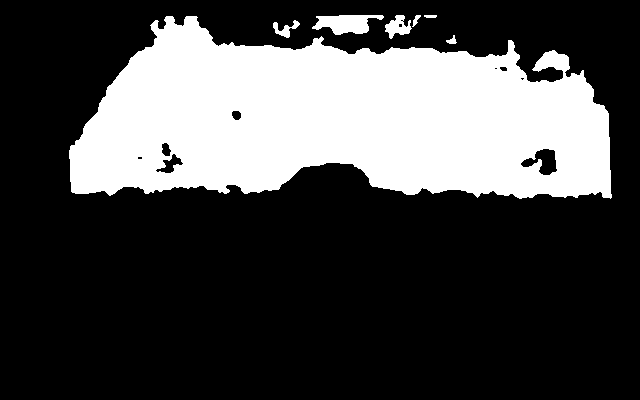
#> input picture STAS/paprika_blue_upright/depth_images/depth_0001.png, 640 x 400 px; its folder holds only this picture in this run
$ python A2_rgbd_to_pointcloud.py   (older library calls are emulated)
#> lines starting #> are read from the running program, lines starting #| are printed output that depends on the picture
#> (reads STAS/config/camera_intrinsics.json from the repository)
#> (reads STAS/config/depth_rois.json from the repository)
"""
Simple prototype:
- reads depth arrays (.npy) from folder
- uses per-image ROI from config/depth_rois.json
- converts depth to point cloud
- saves one PCD per depth array
- prints timing overview
"""

import glob
import json
import os
import time

import cv2
import numpy as np
import open3d as o3d


STAS_ROOT = "/home/bdck/PROJECTS_WSL/VAimaging_depth_camera/STAS"
DATASET_NAME = "paprika_blue_upright"
DATASET_DIR = os.path.join(STAS_ROOT, DATASET_NAME)

DEPTH_IMAGES_FOLDER = os.path.join(DATASET_DIR, "depth_images")
INTRINSICS_PATH = "/home/bdck/PROJECTS_WSL/VAimaging_depth_camera/STAS/config/camera_intrinsics.json"
ROI_JSON_PATH = os.path.join(DATASET_DIR, "depth_rois.json")
LEGACY_ROI_JSON_PATH = "/home/bdck/PROJECTS_WSL/VAimaging_depth_camera/STAS/config/depth_rois.json"
OUTPUT_PCD_FOLDER = os.path.join(DATASET_DIR, "pointclouds_generated")

# These depth images are captured with registration enabled in take_images.py.
# That means the saved depth image is depth reprojected into the color camera frame,
# so A2 must use the color intrinsics scaled from the SDK's 1280x800 calibration size
# to the capture size.
SDK_INTRINSICS_SIZE = (1280, 800)
DEPTH_INTRINSICS_KEY = "colorIntrinsicParams"

# Optional voxel downsampling in A2 (per viewpoint cloud). If true then the downsampled clouds will be saved, otherwise the full-resolution clouds will be saved.
ENABLE_VOXEL_DOWNSAMPLING = True
THINNEST_DETAIL_MM = 6.0
VOXEL_SIZE_M = THINNEST_DETAIL_MM / 1000.0 / 4.0


def scale_intrinsics(camera_params, base_size, target_size):
    base_w, base_h = base_size
    target_w, target_h = target_size
    sx = float(target_w) / float(base_w)
    sy = float(target_h) / float(base_h)
    scaled = dict(camera_params)
    scaled["fx"] = float(camera_params["fx"]) * sx
    scaled["fy"] = float(camera_params["fy"]) * sy
    scaled["cx"] = float(camera_params["cx"]) * sx
    scaled["cy"] = float(camera_params["cy"]) * sy
    return scaled


def make_camera_model(camera_params):
    K = np.array(
        [
            [float(camera_params["fx"]), 0.0, float(camera_params["cx"])],
            [0.0, float(camera_params["fy"]), float(camera_params["cy"])],
            [0.0, 0.0, 1.0],
        ],
        dtype=np.float64,
    )
    dist = np.array(
        [
            [
                float(camera_params.get("k1", 0.0)),
                float(camera_params.get("k2", 0.0)),
                float(camera_params.get("p1", 0.0)),
                float(camera_params.get("p2", 0.0)),
                float(camera_params.get("k3", 0.0)),
                float(camera_params.get("k4", 0.0)),
                float(camera_params.get("k5", 0.0)),
                float(camera_params.get("k6", 0.0)),
            ]
        ],
        dtype=np.float64,
    )
    return K, dist


def load_scaled_depth_camera_model(config, image_size):
    if DEPTH_INTRINSICS_KEY not in config:
        raise KeyError(
            f"Expected Berxel-style config with '{DEPTH_INTRINSICS_KEY}'. "
            f"Got keys: {sorted(config.keys())}"
        )

    base_w, base_h = SDK_INTRINSICS_SIZE
    image_w, image_h = image_size
    if base_w * image_h != base_h * image_w:
        raise ValueError(
            f"Cannot safely scale depth intrinsics from {base_w}x{base_h} "
            f"to {image_w}x{image_h}: aspect ratio changed."
        )

    scaled_intrinsics = scale_intrinsics(
        config[DEPTH_INTRINSICS_KEY],
        SDK_INTRINSICS_SIZE,
        image_size,
    )
    K, dist = make_camera_model(scaled_intrinsics)
    print(
        "Using registered-depth color intrinsics scaled from "
        f"{base_w}x{base_h} to {image_w}x{image_h}: "
        f"fx={scaled_intrinsics['fx']:.6f}, fy={scaled_intrinsics['fy']:.6f}, "
        f"cx={scaled_intrinsics['cx']:.6f}, cy={scaled_intrinsics['cy']:.6f}"
    )
    return K, dist


def load_depth_image(path):
    ext = os.path.splitext(path)[1].lower()
    if ext == ".npy":
        return np.load(path)
    if ext == ".png":
        return cv2.imread(path, cv2.IMREAD_UNCHANGED)
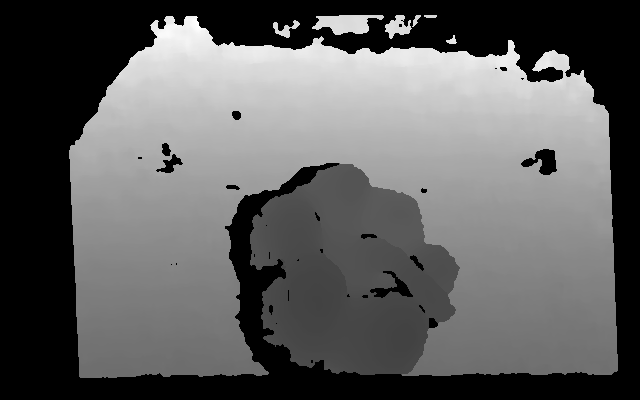
#> returned value: shape (400, 640) uint16; min 0, max 415, mean 154.6; drawn with min black and max white
    raise ValueError(f"Unsupported depth file extension: {path}")


if __name__ == "__main__":
    t_global = time.perf_counter()

    stage_totals = {
        "load_image": 0.0,
        "build_camera_model": 0.0,
        "undistort_depth": 0.0,
        "backproject": 0.0,
        "voxel_downsample": 0.0,
        "save_pcd": 0.0,
    }

    os.makedirs(OUTPUT_PCD_FOLDER, exist_ok=True)
    print(f"A2 voxel downsampling: {'ON' if ENABLE_VOXEL_DOWNSAMPLING else 'OFF'}")
    if ENABLE_VOXEL_DOWNSAMPLING:
        print(
            f"A2 voxel size: {VOXEL_SIZE_M:.6f} m "
            f"(thinnest_detail_mm={THINNEST_DETAIL_MM}, divisor=4.0)"
        )

    t0 = time.perf_counter()
    with open(INTRINSICS_PATH, "r", encoding="utf-8") as f:
        config = json.load(f)
    roi_path = ROI_JSON_PATH if os.path.exists(ROI_JSON_PATH) else LEGACY_ROI_JSON_PATH
    with open(roi_path, "r", encoding="utf-8") as f:
        rois = json.load(f)
    depth_paths = sorted(glob.glob(os.path.join(DEPTH_IMAGES_FOLDER, "depth_*.png")))
    if not depth_paths:
        depth_paths = sorted(glob.glob(os.path.join(DEPTH_IMAGES_FOLDER, "*_depth.npy")))
    if not depth_paths:
        raise RuntimeError(f"No supported depth images found in {DEPTH_IMAGES_FOLDER}")
    print(f"[time] load config + rois + list images: {time.perf_counter() - t0:.4f}s")
    print(f"Using ROI file: {roi_path}")
    print(f"Found {len(depth_paths)} depth images")

    saved_count = 0

    for idx, depth_path in enumerate(depth_paths, start=1):
        image_start = time.perf_counter()
        name = os.path.basename(depth_path)
        print(f"\n[{idx}/{len(depth_paths)}] Processing: {name}")

        t0 = time.perf_counter()
        depth_raw = load_depth_image(depth_path)
        if depth_raw is None or depth_raw.size == 0:
            print("Could not read depth array, skipping")
            continue
        if depth_raw.ndim != 2:
            print(f"Expected single-channel depth image, got shape {depth_raw.shape}, skipping")
            continue
        stage = time.perf_counter() - t0
        stage_totals["load_image"] += stage
        print(f"[time] load depth image: {stage:.4f}s")

        h, w = depth_raw.shape
#> h = 400; w = 640

        roi_key = name if name.endswith(".png") else os.path.splitext(name)[0] + ".png"
        roi = rois.get(roi_key, [0, 0, w, h])
#> roi = [0, 0, 640, 400]
        x0, y0, rw, rh = [int(v) for v in roi]
#> x0 = 0; y0 = 0; rw = 640; rh = 400
        x0 = max(0, min(x0, w - 1))
        y0 = max(0, min(y0, h - 1))
        rw = max(1, min(rw, w - x0))
        rh = max(1, min(rh, h - y0))
        print(f"ROI: x={x0}, y={y0}, w={rw}, h={rh}")
#| ROI: x=0, y=0, w=640, h=400

        t0 = time.perf_counter()
        K, dist = load_scaled_depth_camera_model(config, (w, h))
        stage = time.perf_counter() - t0
        stage_totals["build_camera_model"] += stage
        print(f"[time] build depth camera model: {stage:.4f}s")

        t0 = time.perf_counter()
        map1, map2 = cv2.initUndistortRectifyMap(
            cameraMatrix=K,
            distCoeffs=dist,
            R=np.eye(3, dtype=np.float64),
            newCameraMatrix=K,
            size=(w, h),
            m1type=cv2.CV_32FC1,
        )
        depth_undist = cv2.remap(
            depth_raw,
            map1.astype(np.float32),
            map2.astype(np.float32),
            cv2.INTER_NEAREST,
            None,
            cv2.BORDER_CONSTANT,
            (0.0, 0.0, 0.0, 0.0),
        )
        stage = time.perf_counter() - t0
        stage_totals["undistort_depth"] += stage
        print(f"[time] undistort depth: {stage:.4f}s")

        t0 = time.perf_counter()
        depth_roi = depth_undist[y0 : y0 + rh, x0 : x0 + rw]
        v_rel, u_rel = np.nonzero(depth_roi > 0)
        if u_rel.size == 0:
            print("No valid depth points in ROI, skipping")
            continue

        u = (u_rel + x0).astype(np.float64)
        v = (v_rel + y0).astype(np.float64)
        z = depth_roi[v_rel, u_rel].astype(np.float64) * 0.001
        x = (u - K[0, 2]) * z / K[0, 0]
        y = (v - K[1, 2]) * z / K[1, 1]
        points = np.column_stack((x, y, z))
        stage = time.perf_counter() - t0
        stage_totals["backproject"] += stage
        print(f"[time] depth ROI -> 3D backprojection: {stage:.4f}s")

        pcd = o3d.geometry.PointCloud()
        pcd.points = o3d.utility.Vector3dVector(points)
        pcd_to_save = pcd
#> (the run stopped early here; a loop or call above may not have finished)
